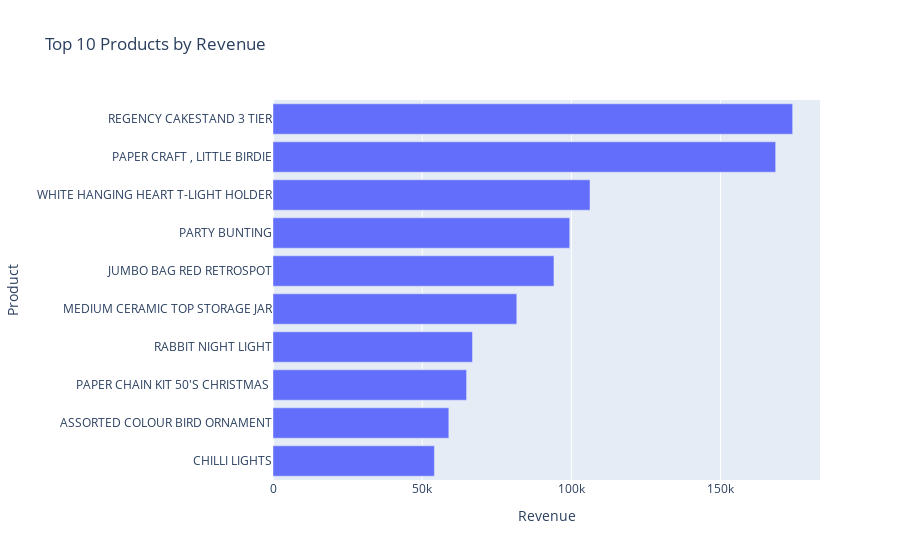

The cell this chart's notebook holds for it:
### Code cell
fig = px.bar(top_revenue_products, x='TotalPrice', y='Description',
             orientation='h',
             title='Top 10 Products by Revenue',
             labels={'TotalPrice': 'Revenue', 'Description': 'Product'})
fig.update_layout(yaxis={'categoryorder': 'total ascending'})
fig.show()

### Figure 1 — Plotly figure (JSON) as saved in the notebook; plotly's stock layout.template omitted (floating-point values rounded to 4 significant figures)
{"data": [{"hovertemplate": "Revenue=%{x}<br>Product=%{y}<extra></extra>", "legendgroup": "", "marker": {"color": "#636efa", "pattern": {"shape": ""}}, "name": "", "orientation": "h", "showlegend": false, "textposition": "auto", "type": "bar", "x": [174200.0, 168500.0, 106200.0, 99450.0, 94160.0, 81700.0, 66870.0, 64880.0, 58930.0, 54100.0], "xaxis": "x", "y": ["REGENCY CAKESTAND 3 TIER", "PAPER CRAFT , LITTLE BIRDIE", "WHITE HANGING HEART T-LIGHT HOLDER", "PARTY BUNTING", "JUMBO BAG RED RETROSPOT", "MEDIUM CERAMIC TOP STORAGE JAR", "RABBIT NIGHT LIGHT", "PAPER CHAIN KIT 50'S CHRISTMAS ", "ASSORTED COLOUR BIRD ORNAMENT", "CHILLI LIGHTS"], "yaxis": "y"}], "layout": {"barmode": "relative", "legend": {"tracegroupgap": 0}, "title": {"text": "Top 10 Products by Revenue"}, "xaxis": {"anchor": "y", "domain": [0, 1], "title": {"text": "Revenue"}}, "yaxis": {"anchor": "x", "categoryorder": "total ascending", "domain": [0, 1], "title": {"text": "Product"}}}}
